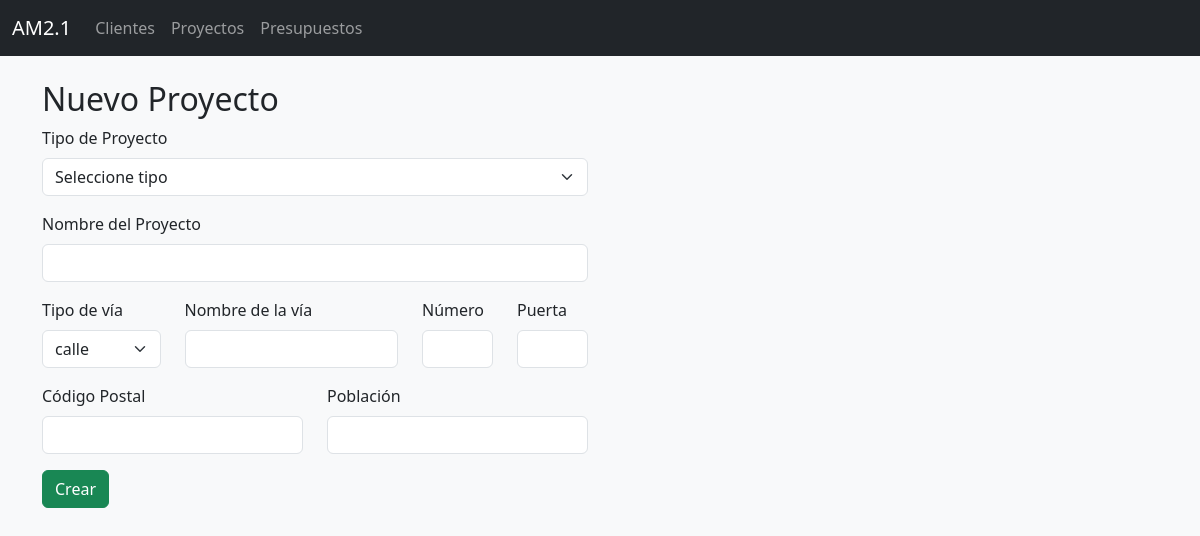
/proyectos/nuevo/5, run on an earlier commit of the app's database.
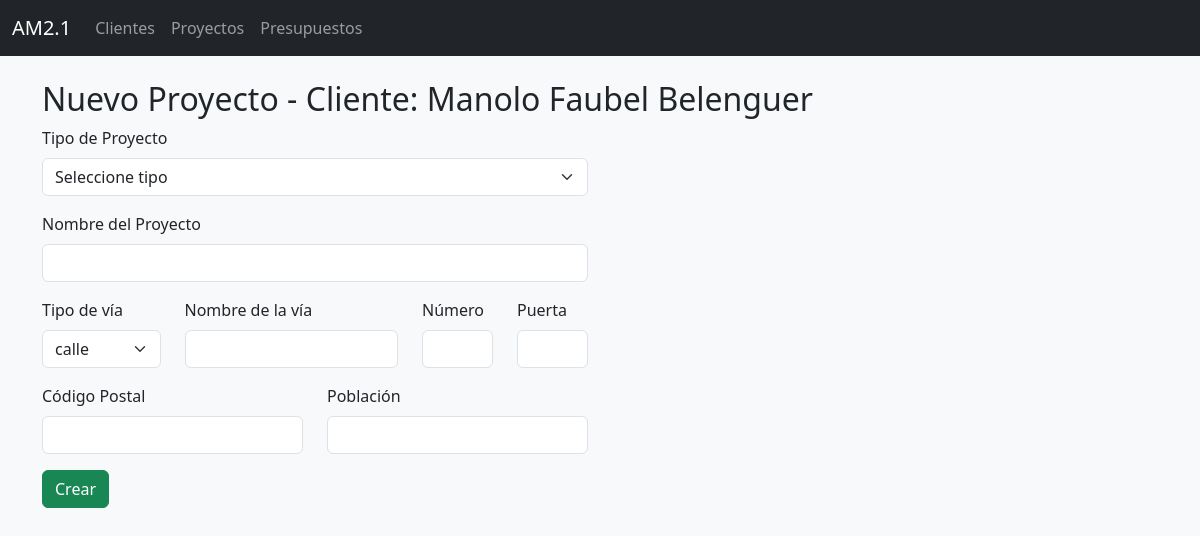
And on a later commit of the database.
### tables this page shows
CREATE TABLE clientes (
            id INTEGER PRIMARY KEY AUTOINCREMENT,
            nombre TEXT NOT NULL,
            tipo_via TEXT,
            nombre_via TEXT,
            numero_via TEXT,
            puerta TEXT,
            codigo_postal TEXT,
            cif_nif TEXT,
            telefono1 TEXT,
            telefono2 TEXT,
            telefono3 TEXT,
            telefono4 TEXT,
            mail1 TEXT,
            mail2 TEXT,
            poblacion TEXT
        , notas TEXT, tipo_cliente TEXT, categoria_cliente TEXT);

### proyectos.py (the view, shortened to what this page needs)
@proyectos_bp.route("/proyectos/nuevo/<int:cliente_id>", methods=["GET", "POST"])
def nuevo_proyecto_cliente(cliente_id):
    clientes = db.execute_query("SELECT id, nombre FROM clientes", fetch=True)
    cliente = db.execute_query("SELECT nombre FROM clientes WHERE id = ?", (cliente_id,), fetchone=True)
    cliente_nombre = cliente[0] if cliente else ""
    return render_template("proyectos_nuevo.html", cliente_id=cliente_id, cliente_nombre=cliente_nombre, clientes=clientes)

### dbhelper.py (called while the page is built)
    def execute_query(self, query, params=(), fetch=False, fetchone=False):
        with sqlite3.connect(self.db_path) as conn:
            conn.row_factory = sqlite3.Row  # Permite acceder a columnas por nombre
            cursor = conn.cursor()
            cursor.execute(query, params)
            result = None
            if fetch:
                result = cursor.fetchall()
            elif fetchone:
                result = cursor.fetchone()
            else:
                result = cursor.lastrowid
            conn.commit()
        return result

### templates/proyectos_nuevo.html (shortened to what this page needs)
{% extends "layout.html" %}
{% block content %}
<div class="container mt-4">
  <h2>
    Nuevo Proyecto{% if cliente_nombre is defined and cliente_nombre %} - Cliente: {{ cliente_nombre }}{% endif %}
  </h2>
  <form method="post">
    <div class="row">
      <div class="col-md-6">
        <div class="mb-3">
          <label for="tipo_proyecto" class="form-label">Tipo de Proyecto</label>
          <select class="form-select" name="tipo_proyecto" id="tipo_proyecto" required>
            <option value="">Seleccione tipo</option>
          </select>
        </div>
        <div class="mb-3">
          <label for="nombre_proyecto" class="form-label">Nombre del Proyecto</label>
          <input type="text" class="form-control" name="nombre_proyecto" id="nombre_proyecto" required>
        </div>
        <div class="row">
          <div class="col-md-3 mb-3">
            <label for="calle" class="form-label">Tipo de vía</label>
            <select class="form-select" name="calle" id="calle">
              <option value="calle" selected>calle</option>
            </select>
          </div>
          <div class="col-md-5 mb-3">
            <label for="nombre_via" class="form-label">Nombre de la vía</label>
            <input type="text" class="form-control" name="nombre_via" id="nombre_via">
          </div>
          <div class="col-md-2 mb-3">
            <label for="numero" class="form-label">Número</label>
            <input type="text" class="form-control" name="numero" id="numero">
          </div>
          <div class="col-md-2 mb-3">
            <label for="puerta" class="form-label">Puerta</label>
            <input type="text" class="form-control" name="puerta" id="puerta">
          </div>
        </div>
        <div class="row">
          <div class="col-md-6 mb-3">
            <label for="codigo_postal" class="form-label">Código Postal</label>
            <input type="text" class="form-control" name="codigo_postal" id="codigo_postal">
          </div>
          <div class="col-md-6 mb-3">
            <label for="poblacion" class="form-label">Población</label>
            <input type="text" class="form-control" name="poblacion" id="poblacion">
          </div>
        </div>
        <button type="submit" class="btn btn-success">Crear</button>
      </div>
      <div class="col-md-6">
      </div>
    </div>
  </form>
</div>
{% endblock %}

What changed in the data, as far as the page shows it:
added clientes: nombre "Manolo Faubel Belenguer"
Also different on the page:
text now shown: "- Cliente:"
